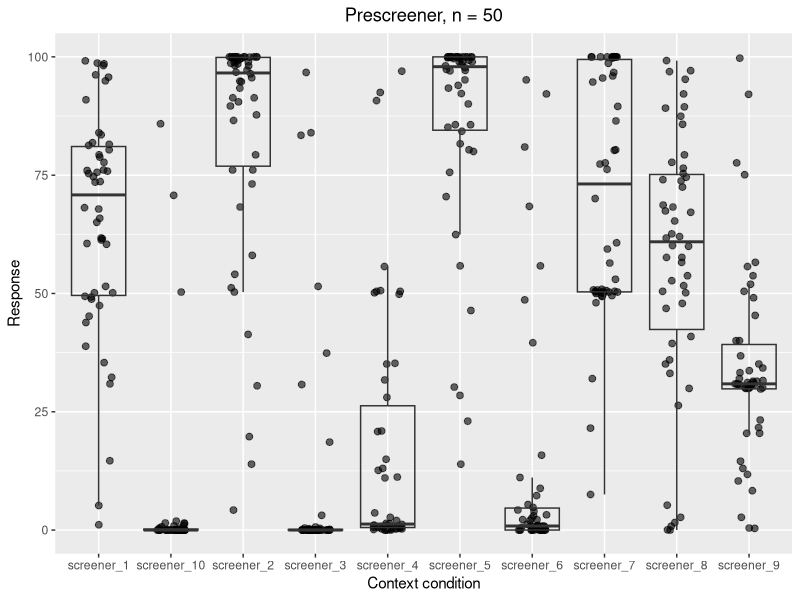

Here is the R script that generated this plot:
library(tidyverse)

setwd("C:/Users/NYUCM Loaner Access/Documents/GitHub/presupposition_dataset/results")

dat = read.csv("01_prescreener/trials.csv")

remove_practice = c("practice_1","practice_2","practice_3")

dat2 <- dat %>%
  select(-premise,-hypothesis,-trial,-Answer.time_in_minutes)%>%
  filter(!id %in% remove_practice)%>%
  mutate(response2 = as.numeric(as.character(response)))



plt <- ggplot(data = dat2, aes(x = id, y = response2))+
  geom_jitter(width=0.2,height=0,alpha=0.6,size=2)+
  geom_boxplot(position=position_dodge(),alpha=0)+
  ggtitle(paste0("Prescreener, n = ",length(unique(dat2$anon_id))))+
  theme(plot.title = element_text(hjust = 0.5))+
  xlab("Context condition")+
  ylab("Response")
plt
